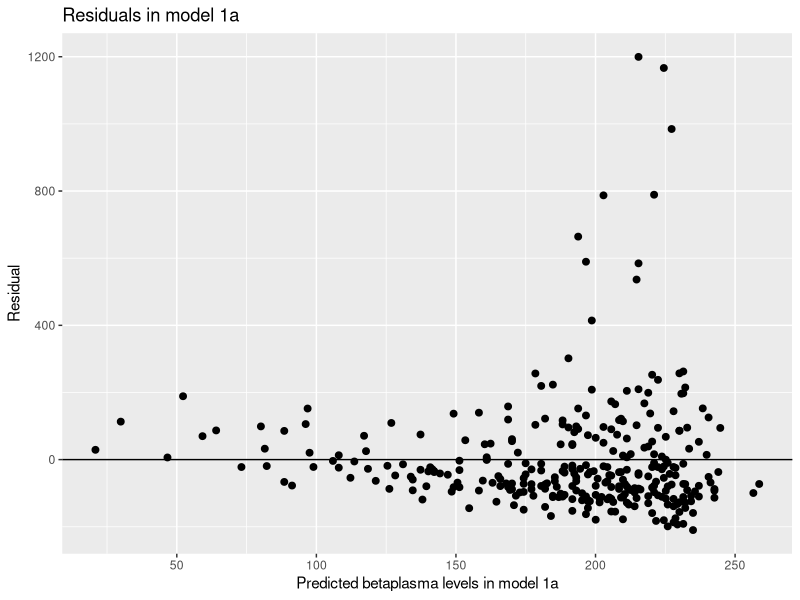
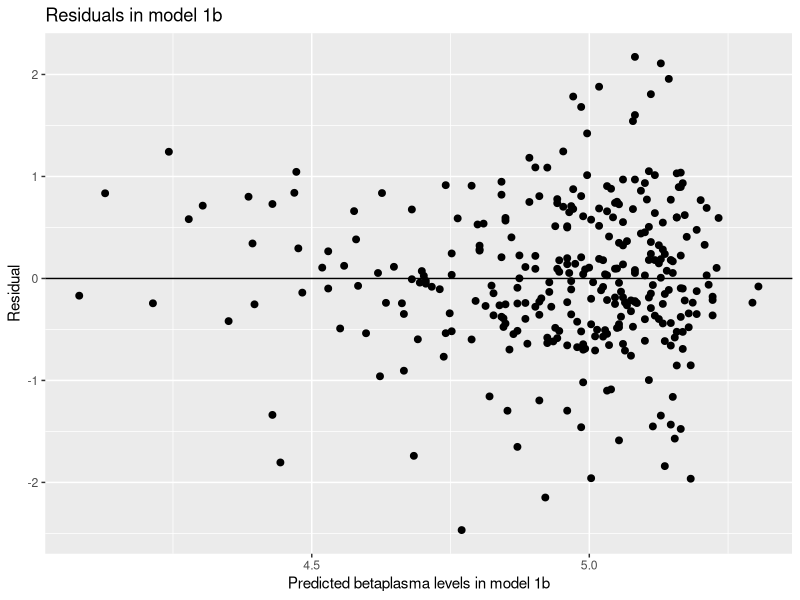
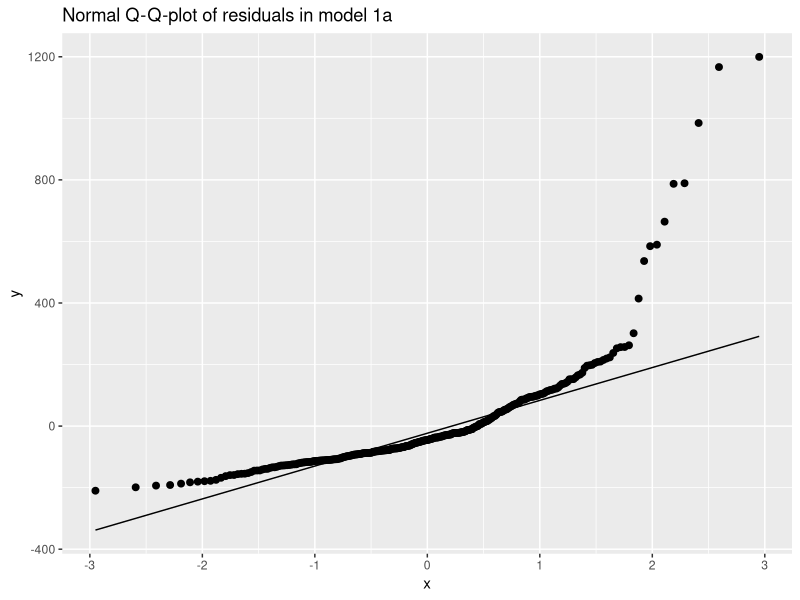
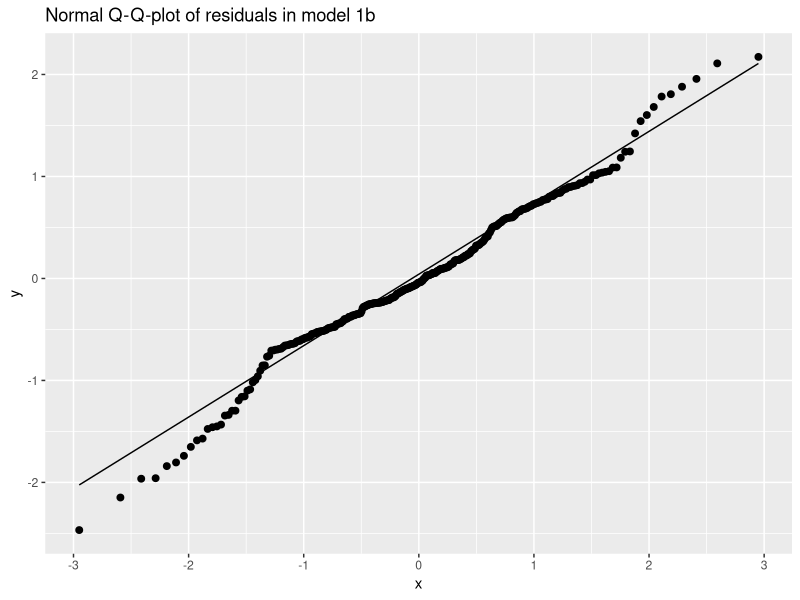
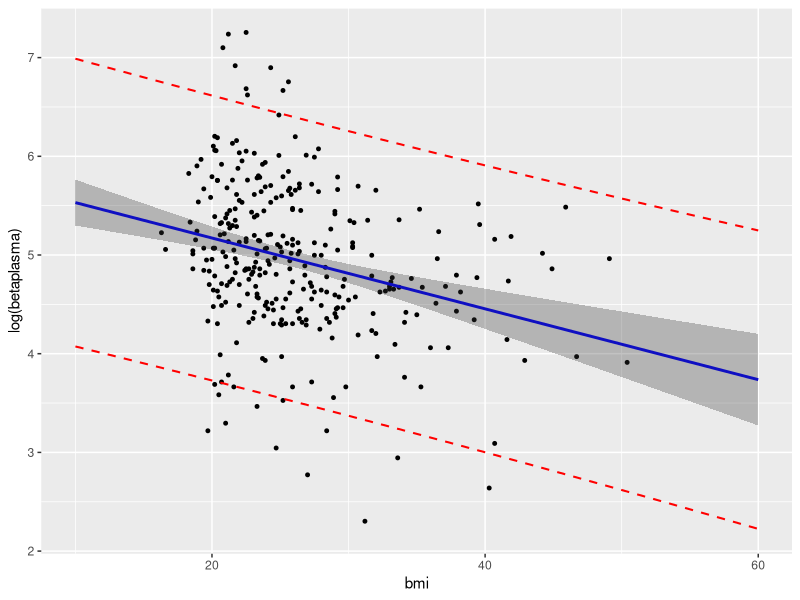
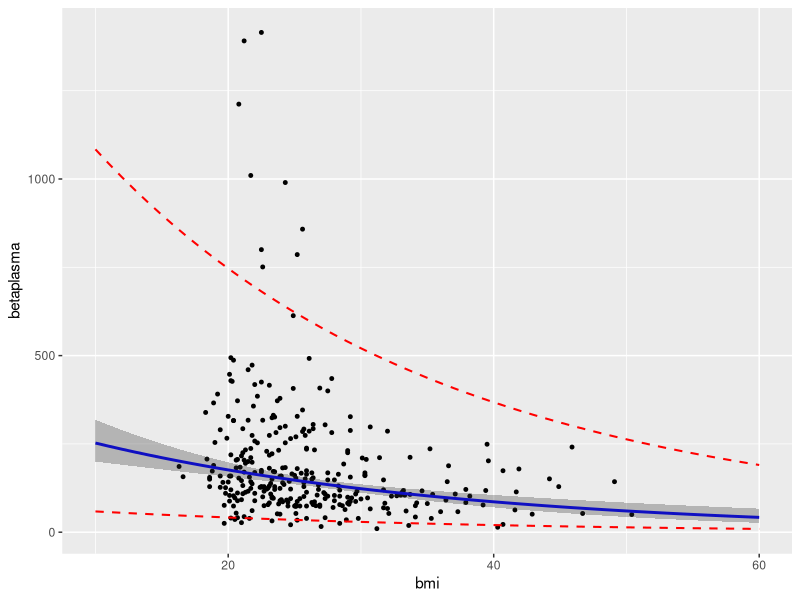
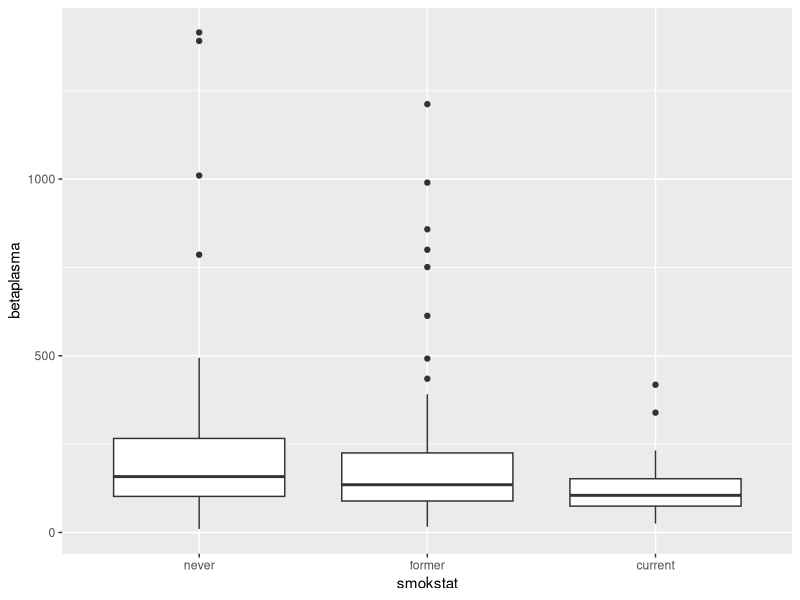
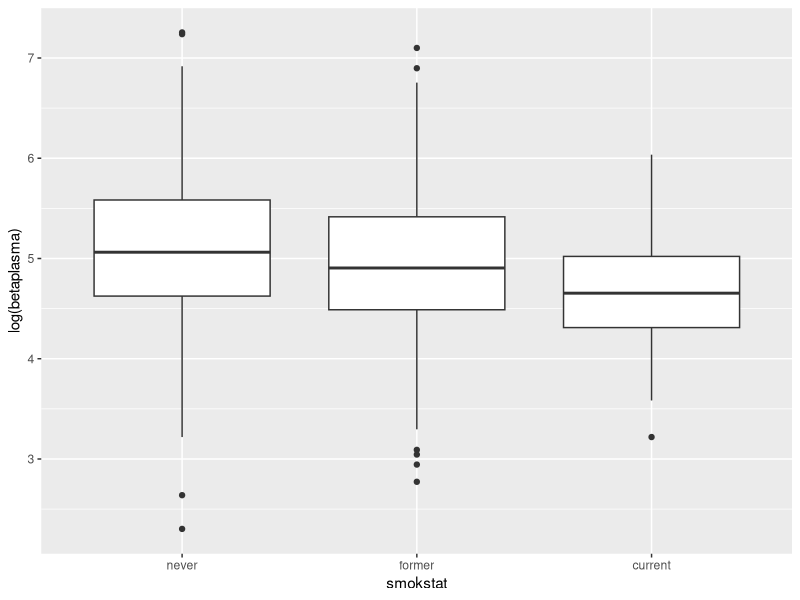

Generate these figures, in order, with R:
#### PROJECT 1 ####


library(tidyverse)
library(readxl)
library(plyr)
library(rstatix)
library(patchwork)
library(car)
library(GGally)

carotene_data <- read_excel("Data/carotene.xlsx")

# 1a #

# fitting models
model1a <- lm(betaplasma ~ bmi, data = carotene_data)
model1b <- lm(log(betaplasma) ~ bmi, data = carotene_data)

# creating data set with predictions, residuals etc.
model_predictions <- mutate(carotene_data, 
                            yhat_model1a = predict(model1a),
                            yhat_model1b = predict(model1b),
                            e_model1a = model1a$residuals,
                            e_model1b = model1b$residuals)

# residual plot of model 1a
ggplot(data = model_predictions, aes(x = yhat_model1a, y = e_model1a)) + 
  geom_point(size = 2) +
  geom_hline(yintercept = 0) +
  xlab("Predicted betaplasma levels in model 1a") + 
  ylab("Residual") +
  ggtitle("Residuals in model 1a")

# residual plot of model 1b
ggplot(data = model_predictions, aes(x = yhat_model1b, y = e_model1b)) + 
  geom_point(size = 2) +
  geom_hline(yintercept = 0) +
  xlab("Predicted betaplasma levels in model 1b") + 
  ylab("Residual") +
  ggtitle("Residuals in model 1b")


# Norm QQ plot of model 1a
ggplot(data = model_predictions, aes(sample = e_model1a)) +
  geom_qq(size = 2) + geom_qq_line() +
  ggtitle("Normal Q-Q-plot of residuals in model 1a")

# Norm QQ plot of model 1b
ggplot(data = model_predictions, aes(sample = e_model1b)) +
  geom_qq(size = 2) + geom_qq_line() +
  ggtitle("Normal Q-Q-plot of residuals in model 1b")


# 1 b #

# estimated parameters and confidence intervals in model 1b
model1b$coefficients
confint(model1b)

# plotting real values vs. model and confidence intervals
bmi_seq <- data.frame(bmi = seq(10, 60))
bmi_seq |> mutate(
  fit = predict(model1b, newdata = bmi_seq),
  conf = predict(model1b, newdata = bmi_seq, interval = "confidence"),
  pred = predict(model1b, newdata = bmi_seq, interval = "prediction")
) -> carotene_ints

ggplot(carotene_ints, aes(x = bmi)) + 
  geom_point(data = carotene_data, aes(y = log(betaplasma)), size = 1) +
  geom_line(aes(y = fit), color = "blue", linewidth = 1) +
  geom_ribbon(aes(ymin = conf[, "lwr"], ymax = conf[, "upr"]), alpha = 0.3) +
  geom_line(aes(y = pred[, "lwr"]), color = "red", linetype = "dashed", linewidth = 0.7) +
  geom_line(aes(y = pred[, "upr"]), color = "red", linetype = "dashed", linewidth = 0.7)

# plotting in the original domain, i.e. not in log(betaplasma)

carotene_ints <- mutate(carotene_ints, 
                  fit_og = exp(fit),
                  conf_og = exp(conf),
                  pred_og = exp(pred))


ggplot(carotene_ints, aes(x = bmi)) + 
  geom_point(data = carotene_data, aes(y = betaplasma), size = 1) +
  geom_line(aes(y = fit_og), color = "blue", linewidth = 1) +
  geom_ribbon(aes(ymin = conf_og[, "lwr"], ymax = conf_og[, "upr"]), alpha = 0.3) +
  geom_line(aes(y = pred_og[, "lwr"]), color = "red", linetype = "dashed", linewidth = 0.7) +
  geom_line(aes(y = pred_og[, "upr"]), color = "red", linetype = "dashed", linewidth = 0.7) 


# 1c #

# changes in beta-carotene with different changes of bmi

# dubbelkolla med Mattis på onsdag med vilka interval som är rätt
exp(model1b$coefficients[2])
exp(confint(model1b))

exp(-model1b$coefficients[2])
exp(-confint(model1b))

exp(-10*model1b$coefficients[2])
exp(-10*confint(model1b))


# 1d #

# statistical test whether there is a linear relationship between bmi and log plasma

confint(model1b) # bmi interval doesnt include 0 --> reject H_0
summary(model1b) # gives t value, degrees of freedom and p-value


# 2a #

# making smokstat into a categorical variable
mutate(model_predictions,
       smokstat = factor(smokstat,
                          levels = c(1, 2, 3),
                          labels = c("never", "former", "current"))) -> model_predictions


# simple frequency table
table(model_predictions$smokstat)

# getting mean and stddev of (log)betaplasma for each category 
ddply(model_predictions, .(category = smokstat), summarise, avg = mean(betaplasma))
ddply(model_predictions, .(category = smokstat), summarise, stddev = sd(betaplasma))
ddply(model_predictions, .(category = smokstat), summarise, logstddev = mean(log(betaplasma)))
ddply(model_predictions, .(category = smokstat), summarise, logmean = sd(log(betaplasma)))

# box plots
ggplot(model_predictions) +
  geom_boxplot(data = model_predictions , aes(x = smokstat , y = betaplasma))

ggplot(model_predictions) +
  geom_boxplot(data = model_predictions , aes(x = smokstat , y = log(betaplasma)))


# 2b #

model2b <- lm(log(betaplasma) ~ smokstat, data = model_predictions) # "never" is ref
model2a <- lm(log(betaplasma) ~ relevel(smokstat, "current"), data = model_predictions) # "current" is ref
# we see that model 2b is better, perhaps because "never" has more obs.


# 3a #
mutate(model_predictions,
       sex = factor(sex,
                    levels = c(1, 2),
                    labels = c("male", "female")),
       vituse = factor(vituse, 
                       levels = c(1, 2, 3),
                       labels = c("often", "seldom", "no"))) -> model_predictions



# have to motivate which category is best suited as reference category 
# -> 2 things: #obs of ref category should be large, and should also be domain relevant
# as a baseline if applicable

# for sex (male, female) -> choose largest #obs
# for vituse -> choose "no" as baseline unless large diff in #obs
# for smokestat -> choose "never" as baseline unless large diff in #obs

table(model_predictions$sex) # "female" many more #obs
table(model_predictions$vituse) # "often" most #obs, no would make sense in domain


# 3b #

# pairwise correlations:
cor_results <- model_predictions |> select(bmi, age, calories, fat, 
                            cholesterol, fiber, alcohol, betadiet) |>
  cor_test() |>  filter(var1 < var2)

# we get high correlations between calories/fat, calories/cholesterol and cholesterol/fat
filter(cor_results, cor > abs(0.6))


# need other comments on problem with data that we find
plot1 <- ggplot(model_predictions) + geom_point(data = model_predictions, aes(y = calories, x = fat))
plot2 <- ggplot(model_predictions) + geom_point(data = model_predictions, aes(y = calories, x = cholesterol))
plot3 <- ggplot(model_predictions) + geom_point(data = model_predictions, aes(y = fat, x = cholesterol))

plot1 + plot2 + plot3


# person drinking 200 alcoholic drinks a week:
filter(model_predictions, alcohol >= 200) # he consumes 27.9 MJ energy per day 
# how to know if he's extreme in other cases?


# 3c #
model3a <- lm(log(betaplasma) ~ bmi + age + calories + fat + cholesterol + 
                                fiber + alcohol + betadiet + smokstat + sex + vituse,
                                data = model_predictions)

# we will look at GVIF^(1/2Df) > 2.24 for the 50 % in R_j 
vif(model3a)
# we see once again that it's fat calories  that are above the threshold

model3c <- lm(log(betaplasma) ~ bmi + age + fat + cholesterol + 
                                fiber + alcohol + betadiet + smokstat + sex + vituse,
                                data = model_predictions)
vif(model3c) # we see that the GVIF values are reasonable, still the highest for fat/cholesterol but ok


# 3d #
model3c$coefficients # beta coefficients
exp(model3c$coefficients) # coefficients in original domain
exp(confint(model3c)) # confidence intervals of coeffs. in original domain

summary(model3c) # using for statistical tests

confint(model3c)


# for test ii)
Ftest1 <- anova(model3c, model1b)
Ftest2 <- anova(model2b, model3c)



# 3e #
model_predictions <- mutate(model_predictions, 
                            yhat_model3c = predict(model3c), 
                            e_model3c = model3c$residuals, 
                            r_model3c = rstudent(model3c),
                            )

highlightcolors <- c("|r*|>3" = "red")


# plotting studentized residuals against predictions
ggplot(model_predictions, aes(x = yhat_model3c, y = r_model3c)) +
  geom_point() +
  geom_hline(yintercept = c(-2, 0, 2)) +
  geom_hline(yintercept = c(-3, 3), linetype = 2) +
  geom_point(data = filter(model_predictions, abs(r_model3c) > 3), 
             aes(color = "|r*|>3"), size = 3) +
  labs(title = "Studentized residuals vs linear predictor",
       subtitle = "model3c",
       color = "Highlight") +
  scale_color_manual(values = highlightcolors) +
  theme(legend.position = "bottom")

# plotting sqrt(abs(studentized residuals)) against predictions
ggplot(model_predictions, aes(x = yhat_model3c, y = sqrt(abs(r_model3c)))) +
  geom_point() +
  geom_hline(yintercept = c(0, sqrt(qnorm(0.75)), sqrt(2))) +
  geom_hline(yintercept = sqrt(3), linetype = 2) +
  geom_point(data = filter(model_predictions, abs(r_model3c) > 3), 
             aes(color = "|r*|>3"), size = 3) +
  labs(title = "Sqrt absolute studentized residuals vs linear predictor",
       subtitle = "model3c",
       color = "Highlight") +
  scale_color_manual(values = highlightcolors) +
  theme(legend.position = "bottom")

# from the two plots above we can conclude that there are not too many extreme outliers,
# and variance seems constant. Also no non-linear patterns can be seen in residuals


# Norm QQ plot of studentized residuals. We see heavy tails, indicating they are not norma
ggplot(data = model_predictions, aes(sample = r_model3c)) +
  geom_qq(size = 2) + geom_qq_line(color = "red") +
  labs(title = "Normal Q-Q-plot of studentized residuals in model3c")


# 3f #

#calculating leverage
model_predictions <- mutate(model_predictions, 
                            v_model3c = hatvalues(model3c))


#identifying data point with highest leverage
highest_r <- filter(model_predictions, r_model3c == max(abs(r_model3c)))

pplus1 <- length(model3c$coefficients)
n <- nobs(model3c)

ggplot(cbind(model_predictions), aes(x = yhat_model3c, y = v_model3c)) +
  geom_point(size = 2) +
  geom_hline(yintercept = 1/n) +
  geom_hline(yintercept = 2*pplus1/n, color = "red") +
  labs(title = "Model3c: leverage vs linear predictor",
       caption = "y = 1/n (black) and 2(p+1)/n (red)",
       color = "Highlight") +
  theme(legend.position = "bottom") +
  scale_color_manual(values = highlightcolors)


# we see the observation which is the guy drinking 12 vodkas is far from the gravity of X
ggplot(cbind(model_predictions), aes(y = v_model3c, x = alcohol)) +
  geom_point(size = 2) +
  geom_point(data = filter(model_predictions, alcohol > 200), 
             aes(color = "length>200"), size = 3) +
  geom_hline(yintercept = 1/n) +
  geom_hline(yintercept = 2*pplus1/n, color = "red") +
  labs(title = "Model3c: leverage vs linear predictor",
       caption = "y = 1/n (black) and 2(p+1)/n (red)",
       color = "Highlight") +
  theme(legend.position = "bottom") +
  scale_color_manual(values = highlightcolors)


# 3g #
model_predictions <- mutate(model_predictions, 
                            D_model3c = cooks.distance(model3c))

# preparing for Cook's distance
f1.model3c <- pplus1
f2.model3c <- model3c$df.residual
cook.limit.model3c <- qf(0.5, f1.model3c, f2.model3c)

# doesn't seem like the 
ggplot(model_predictions, aes(yhat_model3c, D_model3c)) + 
  geom_point(size = 3) +
  geom_point(data = filter(model_predictions, alcohol > 200),
             aes(color = "blue"), size = 3) +
  geom_hline(yintercept = cook.limit.model3c, color = "purple") +
  geom_hline(yintercept = 4/n, linetype = 2, color = "red") +
  xlab("Fitted values (log(betaplasma") +
  ylab("D_i") +
  labs(title = "model3c: Cook's D",
       caption = "4/n (dashed), F_0.5, p+1, n-(p+1) (solid)",
       color = "Highlight") +
  scale_color_manual(values = highlightcolors)


# DFBETAS
head(dfbetas(model3c))


model_predictions <- mutate(
  model_predictions, 
  df0 = dfbetas(model3c)[, "(Intercept)"],
  df1 = dfbetas(model3c)[, "bmi"],
  df2 = dfbetas(model3c)[, "age"],
  df3 = dfbetas(model3c)[, "fat"],
  df4 = dfbetas(model3c)[, "cholesterol"],
  df5 = dfbetas(model3c)[, "fiber"],
  df6 = dfbetas(model3c)[, "alcohol"],     # perhaps most interested in this one
  df7 = dfbetas(model3c)[, "betadiet"],
  df8 = dfbetas(model3c)[, "smokstatformer"],
  df9 = dfbetas(model3c)[, "smokstatcurrent"],
  df10 = dfbetas(model3c)[, "sexfemale"],
  df11 = dfbetas(model3c)[, "vituseseldom"],
  df12 = dfbetas(model3c)[, "vituseno"],
)

# impact on intercept
ggplot(model_predictions, aes(x = yhat_model3c, y = df0)) +
  geom_point(size = 2) +
  geom_point(data = filter(model_predictions, abs(r_model3c) > 3),
             aes(color = "|r*|>3"), size = 3) +
  geom_point(data = filter(model_predictions, D_model3c > 0.1),
             aes(shape = "Cook's D>0.1"),
             size = 3) +
  geom_hline(yintercept = 0) +
  geom_hline(yintercept = sqrt(cook.limit.model3c)*c(-1, 1),
             color = "red") +
  geom_hline(yintercept = 2/sqrt(n)*c(-1, 1),
             color = "red", linetype = "dashed") +
  ylab("DFBETAS_0(i)") +
  xlab("Fitted values") +
  labs(title = "model3c: DFBETAS_0: impact on the intercept",
       caption = "y = sqrt(F_0.5) and 2/sqrt(n)") +
  theme(legend.position = "bottom") +
  scale_color_manual(values = highlightcolors)


# We see that cholesterol if affected alot, we should look at other ones.
ggplot(model_predictions, aes(x = yhat_model3c, y = df4)) +
  geom_point(size = 2) +
  geom_point(data = filter(model_predictions, abs(r_model3c) > 3),
             aes(color = "|r*|>3"), size = 3) +
  geom_point(data = filter(model_predictions, D_model3c > 0.1),
             aes(shape = "Cook's D>0.1"),
             size = 3) +
  geom_hline(yintercept = 0) +
  geom_hline(yintercept = sqrt(cook.limit.model3c)*c(-1, 1),
             color = "red") +
  geom_hline(yintercept = 2/sqrt(n)*c(-1, 1),
             color = "red", linetype = "dashed") +
  ylab("DFBETAS_0(i)") +
  xlab("Fitted values") +
  labs(title = "model3c: DFBETAS_0: impact on the intercept",
       caption = "y = sqrt(F_0.5) and 2/sqrt(n)") +
  theme(legend.position = "bottom") +
  scale_color_manual(values = highlightcolors)


heavy_drinker <- filter(model_predictions, alcohol > 200)
heavy_drinker$yhat_model3c
